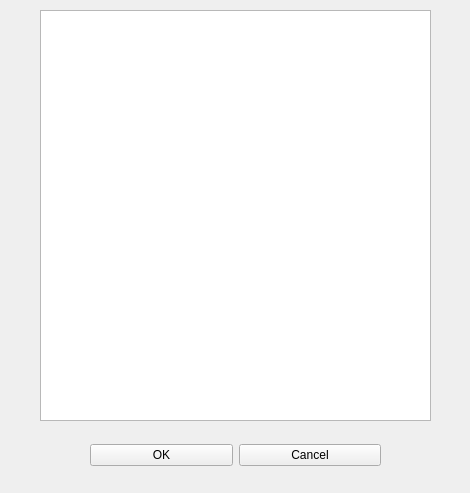
<?xml version="1.0" encoding="UTF-8"?>
<ui version="4.0">
 <class>FilesWindow</class>
 <widget class="QWidget" name="FilesWindow">
  <property name="geometry">
   <rect>
    <x>0</x>
    <y>0</y>
    <width>470</width>
    <height>493</height>
   </rect>
  </property>
  <property name="windowTitle">
   <string>Form</string>
  </property>
  <widget class="QListView" name="listView">
   <property name="geometry">
    <rect>
     <x>40</x>
     <y>10</y>
     <width>391</width>
     <height>411</height>
    </rect>
   </property>
  </widget>
  <widget class="QWidget" name="">
   <property name="geometry">
    <rect>
     <x>90</x>
     <y>440</y>
     <width>291</width>
     <height>30</height>
    </rect>
   </property>
   <layout class="QHBoxLayout" name="horizontalLayout">
    <item>
     <widget class="QPushButton" name="pushButton">
      <property name="text">
       <string>OK</string>
      </property>
     </widget>
    </item>
    <item>
     <widget class="QPushButton" name="pushButton_2">
      <property name="text">
       <string>Cancel</string>
      </property>
     </widget>
    </item>
   </layout>
  </widget>
 </widget>
 <resources/>
 <connections/>
</ui>
